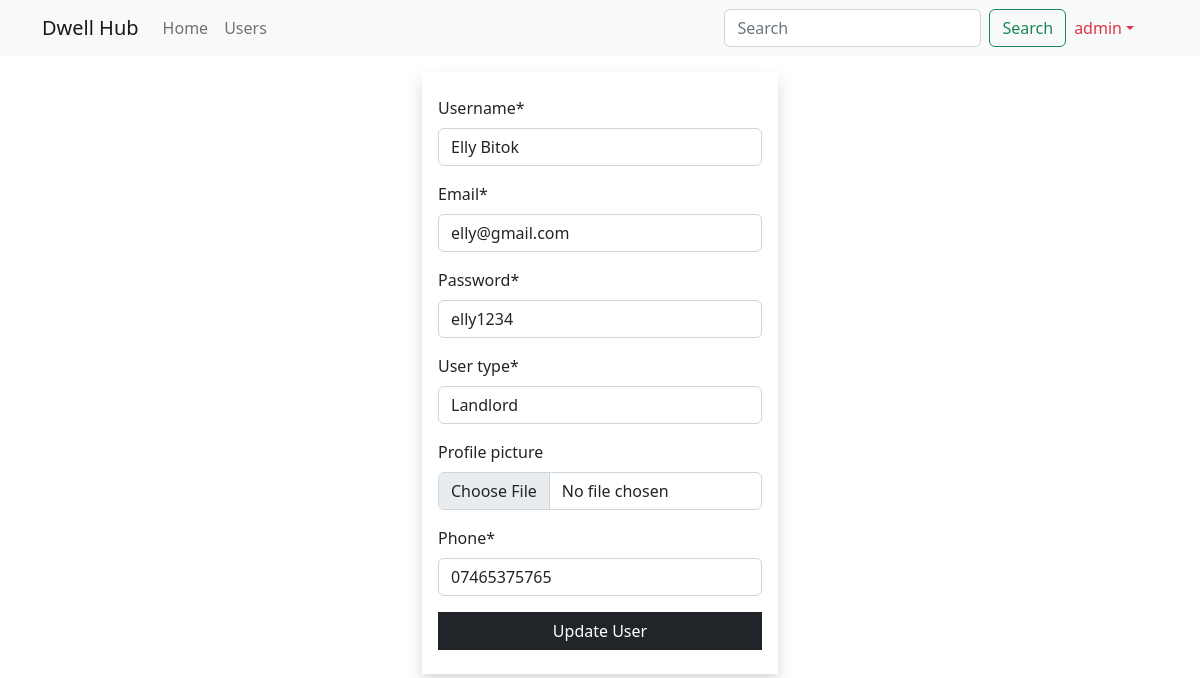
/user/update/1 (signed in), run on the app's committed database.
### main_app/models.py (models this page shows, shortened)
class User(models.Model):
    username = models.CharField(max_length=100)
    email = models.EmailField(unique=True)
    password = models.CharField(max_length=100)
    user_type = models.CharField(max_length=50)
    profile_picture = models.ImageField(upload_to="media/users", blank=True, null=True)
    phone = models.CharField(max_length=100)
    reg_date = models.DateTimeField(auto_now_add=True)
    created_at = models.DateTimeField(auto_now_add=True)
    updated_at = models.DateTimeField(auto_now=True)

### main_app/views.py (the view)
# urls.py: path('user/update/<int:user_id>', views.user_update, name="update"),
@login_required
def user_update(request, user_id):
    user = get_object_or_404(User, pk=user_id)  # SELECT * FROM user WHERE id=1
    if request.method == "POST":
        form = UserForm(request.POST, request.FILES, instance=user)
        if form.is_valid():
            form.save()
            messages.success(request, "User updated successfully")
            return redirect('details', user_id)
    else:
        form = UserForm(instance=user)
    return render(request, 'update.html', {"form": form})

### main_app/app_forms.py
class UserForm(forms.ModelForm):
    class Meta:
        model = User
        fields = "__all__"

### templates/update.html (shortened to what this page needs)
{% extends 'base_template.html' %}
{% load crispy_forms_filters %}
{% block content %}
    {% include 'navbar.html' %}
	<div class="container">
    <div class="row justify-content-center">
        <div class="col-sm-4">
            <form action="{{ request.path }}" method="post" enctype="multipart/form-data" class="shadow py-4 px-3 mt-3">
                {{ form | crispy }}
                <button class="btn btn-dark rounded-0 w-100">Update User</button>
            </form>
        </div>
    </div>
</div>
{% endblock %}

### templates/navbar.html (shortened to what this page needs)
<nav class="navbar sticky-top navbar-expand-lg bg-light">
    <div class="container">
        <a class="navbar-brand" href="{% url 'user' %}">Dwell Hub</a>
        <div class="collapse navbar-collapse" id="navbarTogglerDemo02">
            <ul class="navbar-nav me-auto mb-2 mb-lg-0">
                <li class="nav-item">
                    <a class="nav-link {% if "/" == request.path %} active {% endif %}" aria-current="page"
                       href="{% url 'home' %}">Home</a>
                </li>
                <li class="nav-item">
                    <a class="nav-link {% if "/user"  == request.path %} active {% endif %}" href="{% url 'all' %}">Users</a>
                </li>
            </ul>
            <form class="d-flex" role="search" method="get" action="{% url 'search' %}">
                <input class="form-control me-2" name="search_word" type="search" placeholder="Search"
                       aria-label="Search">
                <button class="btn btn-outline-success" type="submit">Search</button>
            </form>
            <ul class="navbar-nav me-3 mb-2 mb-lg-0">
                <li class="nav-item dropdown">
                    <a class="nav-link dropdown-toggle text-danger" href="#" role="button" data-bs-toggle="dropdown">{{ user.username }}</a>
                </li>
            </ul>
        </div>
    </div>
</nav>

### data on the page
User: username "Elly Bitok", email "elly@gmail.com", password "elly1234", user_type "Landlord", phone "07465375765"

### other printed values
{{ user.username }} "admin"
